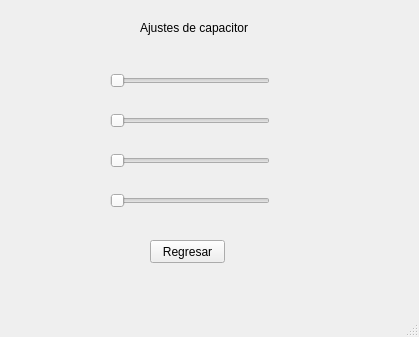
<?xml version="1.0" encoding="UTF-8"?>
<ui version="4.0">
 <class>MainWindow</class>
 <widget class="QMainWindow" name="MainWindow">
  <property name="geometry">
   <rect>
    <x>0</x>
    <y>0</y>
    <width>419</width>
    <height>337</height>
   </rect>
  </property>
  <property name="windowTitle">
   <string>MainWindow</string>
  </property>
  <widget class="QWidget" name="centralwidget">
   <widget class="QSlider" name="horizontalSlider">
    <property name="geometry">
     <rect>
      <x>110</x>
      <y>70</y>
      <width>160</width>
      <height>22</height>
     </rect>
    </property>
    <property name="orientation">
     <enum>Qt::Horizontal</enum>
    </property>
   </widget>
   <widget class="QSlider" name="horizontalSlider_2">
    <property name="geometry">
     <rect>
      <x>110</x>
      <y>110</y>
      <width>160</width>
      <height>22</height>
     </rect>
    </property>
    <property name="orientation">
     <enum>Qt::Horizontal</enum>
    </property>
   </widget>
   <widget class="QSlider" name="horizontalSlider_3">
    <property name="geometry">
     <rect>
      <x>110</x>
      <y>150</y>
      <width>160</width>
      <height>22</height>
     </rect>
    </property>
    <property name="orientation">
     <enum>Qt::Horizontal</enum>
    </property>
   </widget>
   <widget class="QSlider" name="horizontalSlider_4">
    <property name="geometry">
     <rect>
      <x>110</x>
      <y>190</y>
      <width>160</width>
      <height>22</height>
     </rect>
    </property>
    <property name="orientation">
     <enum>Qt::Horizontal</enum>
    </property>
   </widget>
   <widget class="QLabel" name="label">
    <property name="geometry">
     <rect>
      <x>140</x>
      <y>20</y>
      <width>141</width>
      <height>16</height>
     </rect>
    </property>
    <property name="text">
     <string>Ajustes de capacitor</string>
    </property>
   </widget>
   <widget class="QPushButton" name="backButton">
    <property name="geometry">
     <rect>
      <x>150</x>
      <y>240</y>
      <width>75</width>
      <height>23</height>
     </rect>
    </property>
    <property name="text">
     <string>Regresar</string>
    </property>
   </widget>
  </widget>
  <widget class="QMenuBar" name="menubar">
   <property name="geometry">
    <rect>
     <x>0</x>
     <y>0</y>
     <width>419</width>
     <height>21</height>
    </rect>
   </property>
  </widget>
  <widget class="QStatusBar" name="statusbar"/>
 </widget>
 <resources/>
 <connections/>
</ui>
